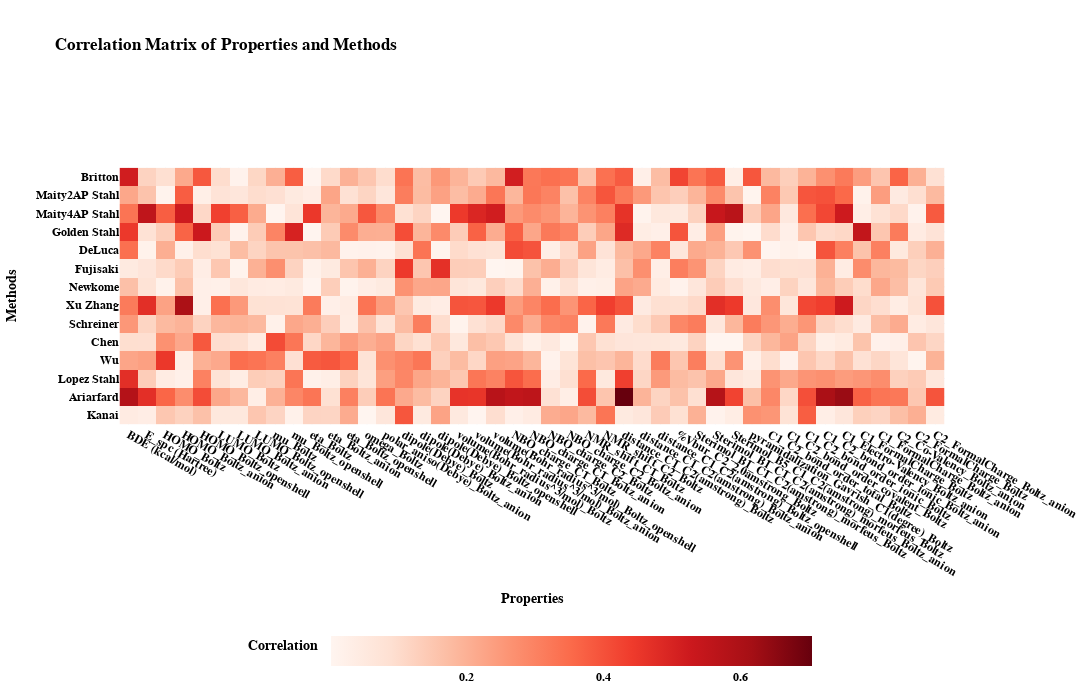

Notebook code for this chart:
### Code cell
# plot the correlation matrix
fig = px.imshow(
    correlation_results.abs().values.T,
    labels=dict(x="Properties", y="Methods", color="Correlation"),
    x=correlation_results.T.columns,
    y=correlation_results.columns,
    color_continuous_scale="Reds",
    title="Correlation Matrix of Properties and Methods",
)

fig.update_layout(
    height=len(correlation_results.columns) * 50,
    width=len(correlation_results.T.columns) * 50,
    xaxis=dict(tickangle=30),
    template="plotly_white",
    font=dict(size=12, family="Arial", color="black", weight="bold"),
)

fig.update_coloraxes(
    colorbar_orientation="h",
    colorbar_y=-0.5,
    colorbar_len=0.7,
    colorbar_title="Correlation",
)

fig.show()
# save to html and open in browser
fig.write_html("temp.html", auto_open=True)

### Figure 1 — Plotly figure (JSON) as saved in the notebook; plotly's stock layout.template omitted (floating-point values rounded to 4 significant figures; data arrays with more than 128 entries replaced by an {"elided": "..."} marker saying what was removed)
{"data": [{"coloraxis": "coloraxis", "hovertemplate": "Properties: %{x}<br>Methods: %{y}<br>Correlation: %{z}<extra></extra>", "name": "0", "type": "heatmap", "x": ["BDE (kcal/mol)", "E_spc (Hartree)", "HOMO_Boltz", "HOMO_Boltz_anion", "HOMO_Boltz_openshell", "LUMO_Boltz", "LUMO_Boltz_anion", "LUMO_Boltz_openshell", "mu_Boltz", "mu_Boltz_openshell", "eta_Boltz", "eta_Boltz_anion", "eta_Boltz_openshell", "omega_Boltz", "polar_aniso(Debye)_Boltz_anion", "dipole(Debye)_Boltz", "dipole(Debye)_Boltz_anion", "dipole(Debye)_Boltz_openshell", "volume(Bohr_radius^3/mol)_Boltz", "volume(Bohr_radius^3/mol)_Boltz_anion", "volume(Bohr_radius^3/mol)_Boltz_openshell", "NBO_charge_C1_Boltz", "NBO_charge_C1_Boltz_anion", "NBO_charge_C2_Boltz", "NBO_charge_C2_Boltz_anion", "NMR_shift_C1_Boltz", "NMR_shift_C2_Boltz", "distance_C1_C2(amstrong)_Boltz", "distance_C1_C2(amstrong)_Boltz_anion", "distance_C1_C2(amstrong)_Boltz_openshell", "%Vbur_C2_2.0amstrong_Boltz", "Sterimol_B1_C1_C2(amstrong)_morfeus_Boltz", "Sterimol_B1_C1_C2(amstrong)_morfeus_Boltz_anion", "Sterimol_B5_C1_C2(amstrong)_morfeus_Boltz", "pyramidalization_Gavrish_C1(degree)_Boltz", "C1_C2_bond_order_total_Boltz", "C1_C2_bond_order_covalent_Boltz", "C1_C2_bond_order_ionic_Boltz", "C1_C2_bond_order_ionic_Boltz_anion", "C1_Electro-Valency_Boltz_anion", "C1_FormalCharge_Boltz", "C1_FormalCharge_Boltz_anion", "C2_Co-Valency_Boltz_anion", "C2_FormalCharge_Boltz", "C2_FormalCharge_Boltz_anion"], "xaxis": "x", "y": ["Britton", "Maity2AP Stahl", "Maity4AP Stahl", "Golden Stahl", "DeLuca", "Fujisaki", "Newkome", "Xu Zhang", "Schreiner", "Chen", "Wu", "Lopez Stahl", "Ariarfard", "Kanai"], "yaxis": "y", "z": {"elided": "14x45 float values"}}], "layout": {"coloraxis": {"colorbar": {"len": 0.7, "orientation": "h", "title": {"text": "Correlation"}, "y": -0.5}, "colorscale": [[0, "rgb(255,245,240)"], [0.125, "rgb(254,224,210)"], [0.25, "rgb(252,187,161)"], [0.375, "rgb(252,146,114)"], [0.5, "rgb(251,106,74)"], [0.625, "rgb(239,59,44)"], [0.75, "rgb(203,24,29)"], [0.875, "rgb(165,15,21)"], [1, "rgb(103,0,13)"]]}, "font": {"color": "black", "family": "Arial", "size": 12, "weight": "bold"}, "height": 700, "title": {"text": "Correlation Matrix of Properties and Methods"}, "width": 2250, "xaxis": {"anchor": "y", "constrain": "domain", "domain": [0, 1], "scaleanchor": "y", "tickangle": 30, "title": {"text": "Properties"}}, "yaxis": {"anchor": "x", "autorange": "reversed", "constrain": "domain", "domain": [0, 1], "title": {"text": "Methods"}}}}
